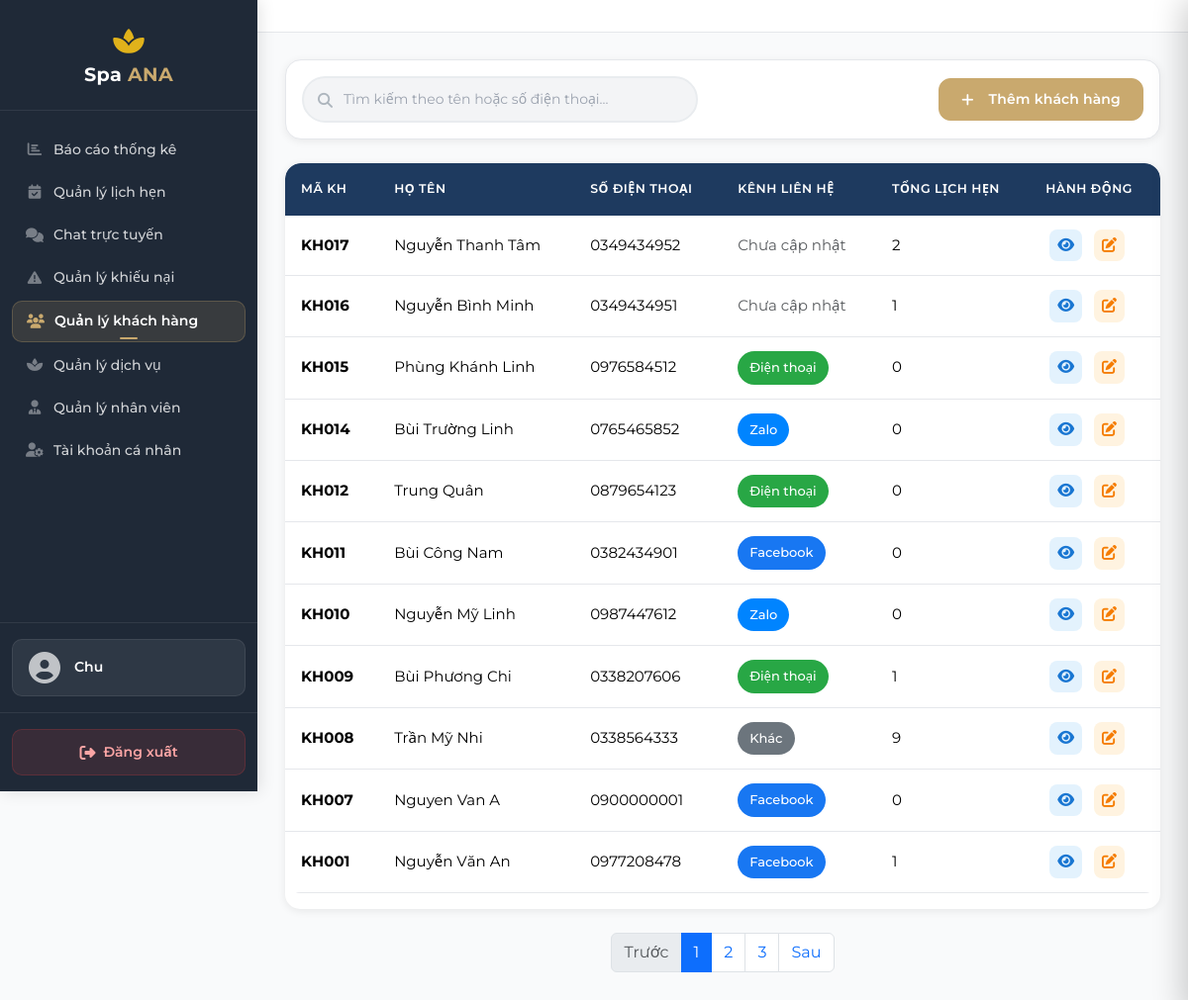
Page /manage/customers/ (signed in) on the earlier database version.
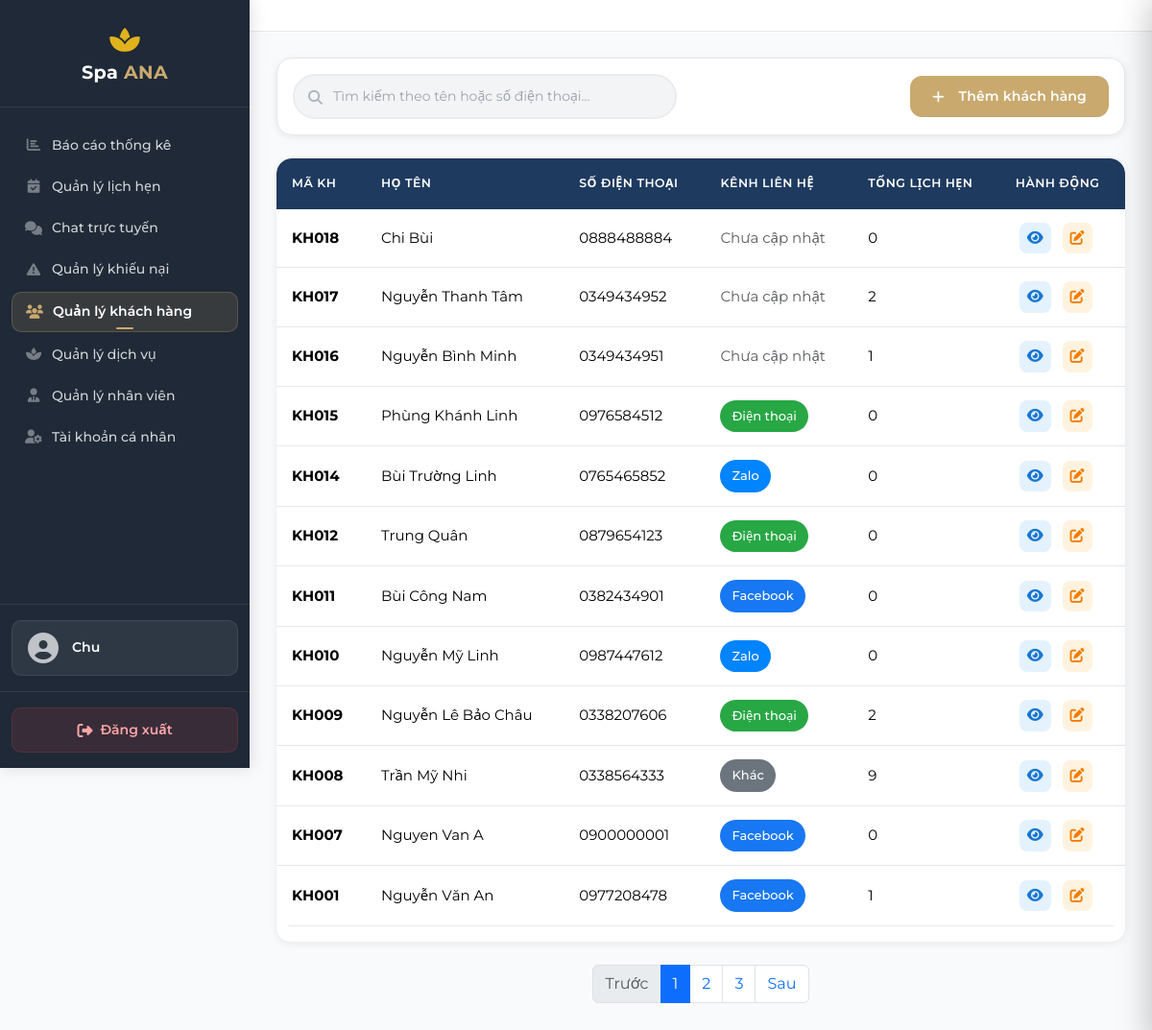
Same page on the later database version.
### customers/models.py (models this page shows, shortened)
class CustomerProfile(models.Model):
    GENDER_CHOICES = [
        ('Nam', 'Nam'),
        ('Nu', 'Nữ'),
        ('Khac', 'Khác'),
    ]
    user = models.OneToOneField(
        User, on_delete=models.SET_NULL,
        null=True, blank=True,
        related_name='customer_profile',
        verbose_name='User'
    )
    phone = models.CharField(max_length=15, unique=True, verbose_name='Số điện thoại')
    full_name = models.CharField(max_length=100, verbose_name='Họ và tên')
    gender = models.CharField(max_length=10, choices=GENDER_CHOICES, blank=True, null=True, verbose_name='Giới tính')
    dob = models.DateField(blank=True, null=True, verbose_name='Ngày sinh')
    address = models.CharField(max_length=255, blank=True, null=True, verbose_name='Địa chỉ')
    notes = models.CharField(max_length=1000, blank=True, null=True, verbose_name='Ghi chú')
    contact_channel = models.CharField(max_length=20, blank=True, null=True, verbose_name='Kênh liên hệ')
    created_at = models.DateTimeField(auto_now_add=True, verbose_name='Thời điểm tạo hồ sơ')
    updated_at = models.DateTimeField(auto_now=True, null=True, blank=True, verbose_name='Thời điểm cập nhật gần nhất')
    class Meta:
        db_table = 'customer_profiles'
        verbose_name = 'Khách hàng'
        verbose_name_plural = 'Khách hàng'
        ordering = ['-created_at']
        indexes = [models.Index(fields=['phone'])]
        constraints = [
            models.CheckConstraint(
                check=models.Q(gender__in=['Nam', 'Nu', 'Khac']) | models.Q(gender__isnull=True),
                name='customerprofile_gender_valid'
            )
        ]

### customers/views.py (the view, shortened to what this page needs)
# urls.py: path('manage/customers/', views.admin_customers, name='admin_customers'),
@login_required(login_url='accounts:login')
def admin_customers(request):
    if not (request.user.is_staff or request.user.is_superuser):
        messages.error(request, 'Bạn không có quyền truy cập trang này.')
        return redirect('pages:home')
    customers = CustomerProfile.objects.select_related('user').filter(
        Q(user__isnull=True) | Q(user__is_staff=False, user__is_superuser=False)
    )
    return render(request, 'customers/admin_customers.html', {'customers': customers})

### templates/customers/admin_customers.html (shortened to what the changed rows need)
{% extends "manage/base.html" %}
{% load static %}
{% block content %}
<div class="customer-table">
    <div class="table-responsive">
        <table class="table table-hover" id="customerTable">
            <thead>
                <tr>
                    <th>Mã KH</th>
                    <th>Họ tên</th>
                    <th>Số điện thoại</th>
                    <th>Kênh liên hệ</th>
                    <th>Tổng lịch hẹn</th>
                    <th>Hành động</th>
                </tr>
            </thead>
            <tbody id="customerTableBody">
                {% for c in customers %}
                <tr>
                    <td><strong>KH{{ c.id|stringformat:"03d" }}</strong></td>
                    <td>{{ c.full_name }}</td>
                    <td>{{ c.phone }}</td>
                    <td>
                        {% if c.contact_channel %}
                            <span class="contact-badge
                                {% if c.contact_channel == 'Zalo' %}zalo
                                {% elif c.contact_channel == 'Facebook' %}facebook
                                {% elif c.contact_channel == 'Điện thoại' %}dien-thoai
                                {% elif c.contact_channel == 'Khác' %}khac
                                {% else %}mac-dinh
                                {% endif %}">
                                {{ c.contact_channel }}
                            </span>
                        {% else %}
                            <span class="text-muted">Chưa cập nhật</span>
                        {% endif %}
                    </td>
                    <td>
                        {% if c.appointments.count %}
                            {{ c.appointments.count }}
                        {% else %}
                            0
                        {% endif %}
                    </td>
                    <td>
                        <button class="action-btn view"
                            onclick="viewCustomer(
                                '{{ c.id }}',
                                '{{ c.full_name|escapejs }}',
                                '{{ c.phone|escapejs }}',
                                '{% if c.dob %}{{ c.dob|date:"Y-m-d" }}{% endif %}',
                                '{{ c.contact_channel|default:""|escapejs }}',
                                '{{ c.notes|default:""|escapejs }}',
                                '{% if c.appointments.count %}{{ c.appointments.count }}{% else %}0{% endif %}',
                                '{{ c.created_at|date:"Y-m-d" }}',
                                '{{ c.gender|default:""|escapejs }}',
                                '{{ c.address|default:""|escapejs }}'
                            )"
                            title="Xem">
                            <i class="fas fa-eye"></i>
                        </button>
                        <button class="action-btn edit"
                            onclick='editCustomer(
                                "{{ c.id }}",
                                "{{ c.full_name|escapejs }}",
                                "{{ c.phone|escapejs }}",
                                "{% if c.dob %}{{ c.dob|date:'Y-m-d' }}{% endif %}",
                                "{{ c.contact_channel|default:''|escapejs }}",
                                "{{ c.notes|default:''|escapejs }}",
                                "{{ c.gender|default:''|escapejs }}",
                                "{{ c.address|default:''|escapejs }}"
                            )'
                            title="Sửa">
                            <i class="fas fa-edit"></i>
                        </button>
                    </td>
                </tr>
                {% empty %}
                <tr>
                    <td colspan="6" class="text-center py-4">Chưa có khách hàng nào</td>
                </tr>
                {% endfor %}
            </tbody>
        </table>
    </div>
</div>
{% endblock %}

Differences in the rows shown:
added CustomerProfile: id "018", full_name "Chi Bùi", phone "0888488884", shows "Chưa cập nhật"
changed CustomerProfile "009": full_name "Bùi Phương Chi" → "Nguyễn Lê Bảo Châu"; appointments.count "1" → "2"
